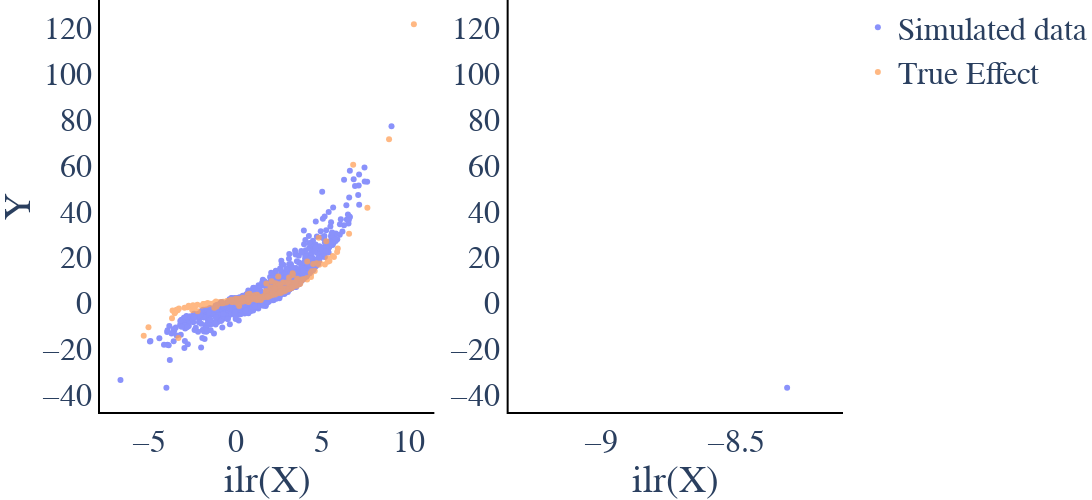

Notebook source saved alongside this figure:
### Code cell
fig = plot_ilr_X_vs_Y(X_sim_ilr, X_star_ilr, Y_sim, Y_star)


if p > 3:
    fig.update_layout(xaxis3=dict(showline=True, linewidth=2, linecolor="black"))
    fig.update_layout(yaxis3=dict(showline=True, linewidth=2, linecolor="black"))
    fig.update_layout(xaxis4=dict(showline=True, linewidth=2, linecolor="black"))
    fig.update_layout(yaxis4=dict(showline=True, linewidth=2, linecolor="black"))
    fig.update_layout(xaxis5=dict(showline=True, linewidth=2, linecolor="black"))
    fig.update_layout(yaxis5=dict(showline=True, linewidth=2, linecolor="black"))
    fig.update_layout(width=2000, height=500)


fig.update_layout(width=2000, height=500)
fig.write_image(os.path.join(fig_path,identifier+"_ilrXY.pdf" ))

fig.show()

### Figure 1 — Plotly figure (JSON) as saved in the notebook; plotly's stock layout.template omitted (floating-point values rounded to 4 significant figures; data arrays with more than 128 entries replaced by an {"elided": "..."} marker saying what was removed)
{"data": [{"marker": {"color": "#636EFA"}, "mode": "markers", "name": "Simulated data", "opacity": 0.75, "showlegend": true, "type": "scatter", "x": {"elided": "1000 float values"}, "xaxis": "x", "y": {"elided": "1000 float values"}, "yaxis": "y"}, {"marker": {"color": "#FFA15A"}, "mode": "markers", "name": "True Effect", "opacity": 0.75, "showlegend": true, "type": "scatter", "x": {"elided": "250 float values"}, "xaxis": "x", "y": {"elided": "250 float values"}, "yaxis": "y"}, {"marker": {"color": "#636EFA"}, "mode": "markers", "name": "Simulated data", "opacity": 0.75, "showlegend": false, "type": "scatter", "x": {"elided": "1000 float values"}, "xaxis": "x2", "y": {"elided": "1000 float values"}, "yaxis": "y2"}, {"marker": {"color": "#FFA15A"}, "mode": "markers", "name": "True Effect", "opacity": 0.75, "showlegend": false, "type": "scatter", "x": {"elided": "250 float values"}, "xaxis": "x2", "y": {"elided": "250 float values"}, "yaxis": "y2"}], "layout": {"font": {"family": "serif", "size": 32}, "height": 500, "margin": {"b": 0, "l": 0, "r": 0, "t": 0}, "plot_bgcolor": "rgba(0, 0, 0, 0)", "width": 2000, "xaxis": {"anchor": "y", "autorange": true, "domain": [0, 0.45], "linecolor": "black", "linewidth": 2, "range": [-7.704, 11.36], "showline": true, "title": {"text": "ilr(X)"}, "type": "linear"}, "xaxis2": {"anchor": "y2", "autorange": false, "domain": [0.55, 1], "linecolor": "black", "linewidth": 2, "range": [-9.34, -8.104], "showline": true, "title": {"text": "ilr(X)"}, "type": "linear"}, "yaxis": {"anchor": "x", "autorange": true, "domain": [0, 1], "linecolor": "black", "linewidth": 2, "range": [-47.55, 132.2], "showline": true, "title": {"text": "Y"}, "type": "linear"}, "yaxis2": {"anchor": "x2", "autorange": true, "domain": [0, 1], "linecolor": "black", "linewidth": 2, "range": [-47.55, 132.2], "showline": true, "type": "linear"}}}
